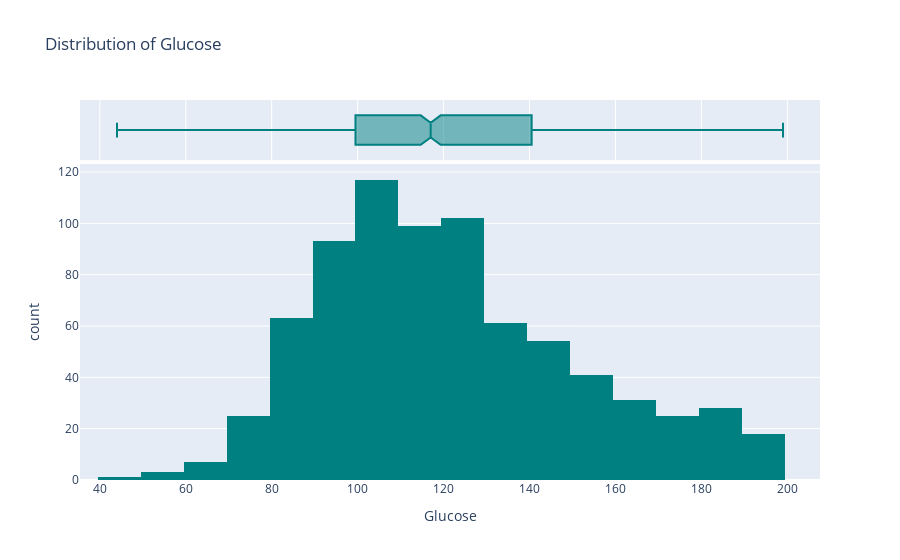
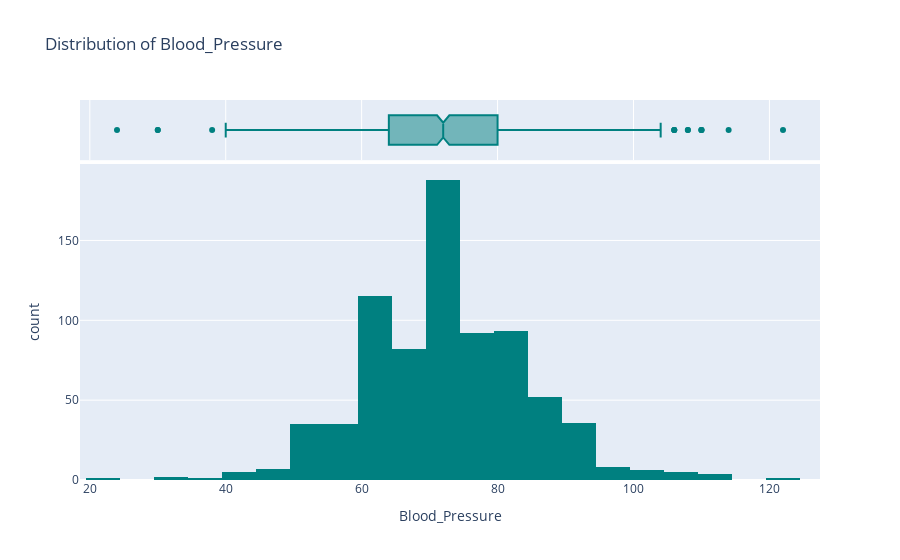
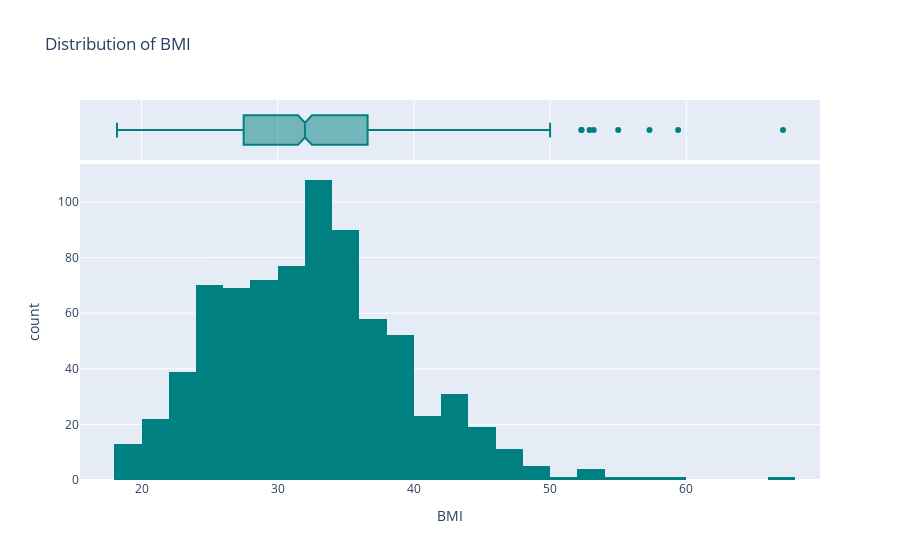
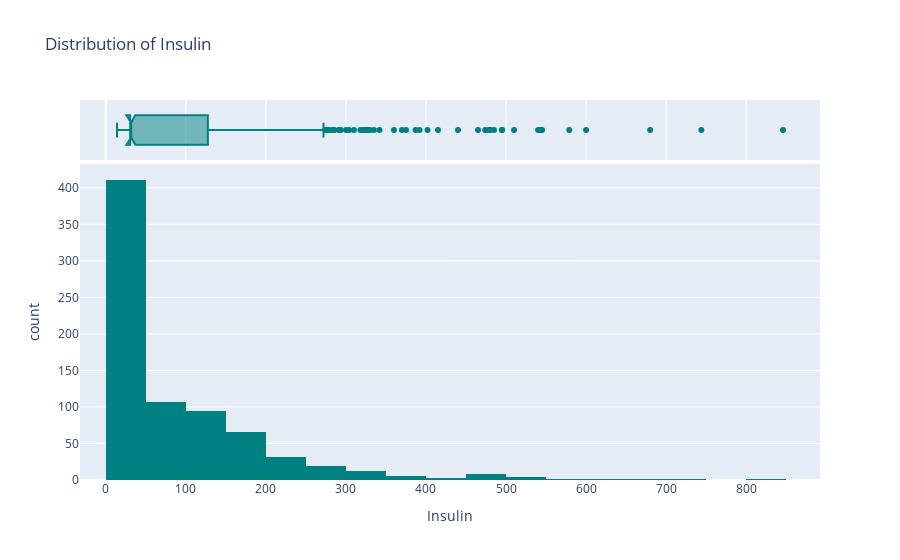

The code cell stored with these charts, in order, in its notebook:
### Markdown cell above
### Question 1: How are the values of key markers (glucose, blood pressure, BMI, insulin) distributed?

### Code cell
# Columns to visualize
key_markers = ['Glucose', 'Blood_Pressure', 'BMI', 'Insulin']

# Loop through columns and create histogram for each
for col in key_markers:
    fig = px.histogram(diabetes, 
                       x=col, 
                       nbins=30, 
                       title=f'Distribution of {col}', 
                       marginal="box",         
        color_discrete_sequence=['teal'])
    fig.show()

### Figure 1 — Plotly figure (JSON) as saved in the notebook; plotly's stock layout.template omitted (floating-point values rounded to 4 significant figures; data arrays with more than 128 entries replaced by an {"elided": "..."} marker saying what was removed)
{"data": [{"alignmentgroup": "True", "bingroup": "x", "hovertemplate": "Glucose=%{x}<br>count=%{y}<extra></extra>", "legendgroup": "", "marker": {"color": "teal", "pattern": {"shape": ""}}, "name": "", "nbinsx": 30, "offsetgroup": "", "orientation": "v", "showlegend": false, "type": "histogram", "x": {"elided": "768 int values"}, "xaxis": "x", "yaxis": "y"}, {"alignmentgroup": "True", "hovertemplate": "Glucose=%{x}<extra></extra>", "legendgroup": "", "marker": {"color": "teal"}, "name": "", "notched": true, "offsetgroup": "", "showlegend": false, "type": "box", "x": {"elided": "768 int values"}, "xaxis": "x2", "yaxis": "y2"}], "layout": {"barmode": "relative", "legend": {"tracegroupgap": 0}, "title": {"text": "Distribution of Glucose"}, "xaxis": {"anchor": "y", "domain": [0, 1], "title": {"text": "Glucose"}}, "xaxis2": {"anchor": "y2", "domain": [0, 1], "matches": "x", "showgrid": true, "showticklabels": false}, "yaxis": {"anchor": "x", "domain": [0, 0.8316], "title": {"text": "count"}}, "yaxis2": {"anchor": "x2", "domain": [0.8416, 1], "matches": "y2", "showgrid": false, "showline": false, "showticklabels": false, "ticks": ""}}}

### Figure 2 — Plotly figure (JSON) as saved in the notebook; plotly's stock layout.template omitted (floating-point values rounded to 4 significant figures; data arrays with more than 128 entries replaced by an {"elided": "..."} marker saying what was removed)
{"data": [{"alignmentgroup": "True", "bingroup": "x", "hovertemplate": "Blood_Pressure=%{x}<br>count=%{y}<extra></extra>", "legendgroup": "", "marker": {"color": "teal", "pattern": {"shape": ""}}, "name": "", "nbinsx": 30, "offsetgroup": "", "orientation": "v", "showlegend": false, "type": "histogram", "x": {"elided": "768 int values"}, "xaxis": "x", "yaxis": "y"}, {"alignmentgroup": "True", "hovertemplate": "Blood_Pressure=%{x}<extra></extra>", "legendgroup": "", "marker": {"color": "teal"}, "name": "", "notched": true, "offsetgroup": "", "showlegend": false, "type": "box", "x": {"elided": "768 int values"}, "xaxis": "x2", "yaxis": "y2"}], "layout": {"barmode": "relative", "legend": {"tracegroupgap": 0}, "title": {"text": "Distribution of Blood_Pressure"}, "xaxis": {"anchor": "y", "domain": [0, 1], "title": {"text": "Blood_Pressure"}}, "xaxis2": {"anchor": "y2", "domain": [0, 1], "matches": "x", "showgrid": true, "showticklabels": false}, "yaxis": {"anchor": "x", "domain": [0, 0.8316], "title": {"text": "count"}}, "yaxis2": {"anchor": "x2", "domain": [0.8416, 1], "matches": "y2", "showgrid": false, "showline": false, "showticklabels": false, "ticks": ""}}}

### Figure 3 — Plotly figure (JSON) as saved in the notebook; plotly's stock layout.template omitted (floating-point values rounded to 4 significant figures; data arrays with more than 128 entries replaced by an {"elided": "..."} marker saying what was removed)
{"data": [{"alignmentgroup": "True", "bingroup": "x", "hovertemplate": "BMI=%{x}<br>count=%{y}<extra></extra>", "legendgroup": "", "marker": {"color": "teal", "pattern": {"shape": ""}}, "name": "", "nbinsx": 30, "offsetgroup": "", "orientation": "v", "showlegend": false, "type": "histogram", "x": {"elided": "768 float values"}, "xaxis": "x", "yaxis": "y"}, {"alignmentgroup": "True", "hovertemplate": "BMI=%{x}<extra></extra>", "legendgroup": "", "marker": {"color": "teal"}, "name": "", "notched": true, "offsetgroup": "", "showlegend": false, "type": "box", "x": {"elided": "768 float values"}, "xaxis": "x2", "yaxis": "y2"}], "layout": {"barmode": "relative", "legend": {"tracegroupgap": 0}, "title": {"text": "Distribution of BMI"}, "xaxis": {"anchor": "y", "domain": [0, 1], "title": {"text": "BMI"}}, "xaxis2": {"anchor": "y2", "domain": [0, 1], "matches": "x", "showgrid": true, "showticklabels": false}, "yaxis": {"anchor": "x", "domain": [0, 0.8316], "title": {"text": "count"}}, "yaxis2": {"anchor": "x2", "domain": [0.8416, 1], "matches": "y2", "showgrid": false, "showline": false, "showticklabels": false, "ticks": ""}}}

### Figure 4 — Plotly figure (JSON) as saved in the notebook; plotly's stock layout.template omitted (floating-point values rounded to 4 significant figures; data arrays with more than 128 entries replaced by an {"elided": "..."} marker saying what was removed)
{"data": [{"alignmentgroup": "True", "bingroup": "x", "hovertemplate": "Insulin=%{x}<br>count=%{y}<extra></extra>", "legendgroup": "", "marker": {"color": "teal", "pattern": {"shape": ""}}, "name": "", "nbinsx": 30, "offsetgroup": "", "orientation": "v", "showlegend": false, "type": "histogram", "x": {"elided": "768 float values"}, "xaxis": "x", "yaxis": "y"}, {"alignmentgroup": "True", "hovertemplate": "Insulin=%{x}<extra></extra>", "legendgroup": "", "marker": {"color": "teal"}, "name": "", "notched": true, "offsetgroup": "", "showlegend": false, "type": "box", "x": {"elided": "768 float values"}, "xaxis": "x2", "yaxis": "y2"}], "layout": {"barmode": "relative", "legend": {"tracegroupgap": 0}, "title": {"text": "Distribution of Insulin"}, "xaxis": {"anchor": "y", "domain": [0, 1], "title": {"text": "Insulin"}}, "xaxis2": {"anchor": "y2", "domain": [0, 1], "matches": "x", "showgrid": true, "showticklabels": false}, "yaxis": {"anchor": "x", "domain": [0, 0.8316], "title": {"text": "count"}}, "yaxis2": {"anchor": "x2", "domain": [0.8416, 1], "matches": "y2", "showgrid": false, "showline": false, "showticklabels": false, "ticks": ""}}}
